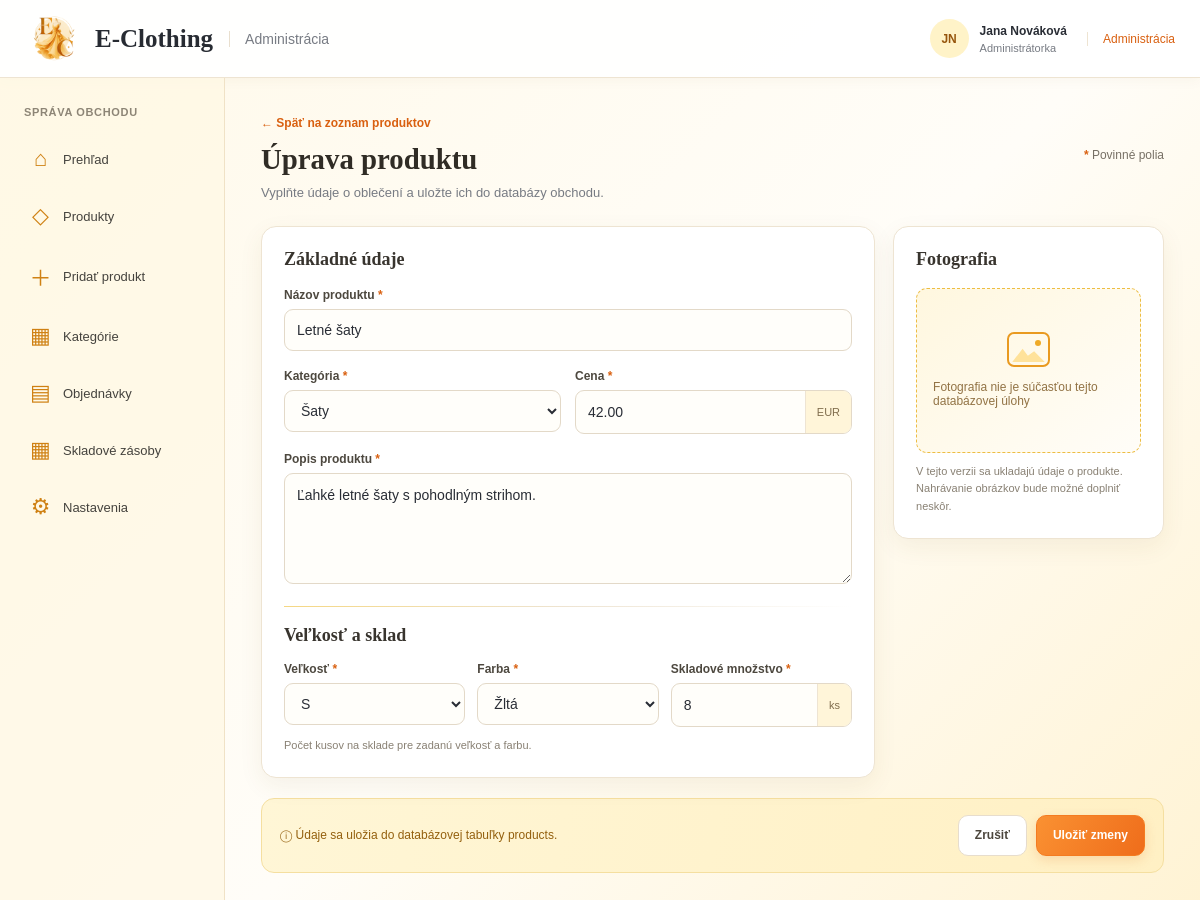
/?c=product&a=edit&id=3, run on the app's committed database.
### tables this page shows
CREATE TABLE IF NOT EXISTS `products`
(
    `id` INT UNSIGNED NOT NULL AUTO_INCREMENT,
    `categoryId` INT UNSIGNED NULL,
    `name` VARCHAR(150) NOT NULL,
    `description` TEXT NOT NULL,
    `price` DECIMAL(10, 2) NOT NULL DEFAULT 0.00,
    `size` VARCHAR(10) NOT NULL,
    `color` VARCHAR(40) NOT NULL,
    `stockQuantity` INT UNSIGNED NOT NULL DEFAULT 0,
    PRIMARY KEY (`id`),
    KEY `idx_products_categoryId` (`categoryId`),
    CONSTRAINT `fk_products_category`
        FOREIGN KEY (`categoryId`) REFERENCES `categories` (`id`)
        ON UPDATE CASCADE ON DELETE SET NULL
);

CREATE TABLE IF NOT EXISTS `categories`
(
    `id` INT UNSIGNED NOT NULL AUTO_INCREMENT,
    `name` VARCHAR(80) NOT NULL,
    `description` TEXT NOT NULL,
    PRIMARY KEY (`id`),
    UNIQUE KEY `uq_categories_name` (`name`)
);

### App/Views/Product/form.view.php (the view, shortened to what the rows shown need)
<?php
$escape = static fn($value): string => htmlspecialchars((string)$value, ENT_QUOTES | ENT_SUBSTITUTE, 'UTF-8');
$isEdit = $product->getId() !== null;
$sizes = ['XS', 'S', 'M', 'L', 'XL', 'XXL'];
$colors = ['Čierna', 'Biela', 'Modrá', 'Červená', 'Sivá', 'Žltá', 'Zelená'];
?>
<div class="crud-page">
    <div class="page-intro">
        <div class="page-title-row">
            <div>
                <h1><?= $isEdit ? 'Úprava produktu' : 'Pridanie produktu' ?></h1>
            </div>
        </div>
    </div>
    <form class="product-form" method="post" action="<?= $link->url('product.save') ?>">
        <div class="form-layout">
            <section class="form-card product-details">
                <h2>Základné údaje</h2>
                <div class="field field-full">
                    <label for="name">Názov produktu <span>*</span></label>
                    <input id="name" name="name" type="text" maxlength="150" value="<?= $escape($product->getName()) ?>" required>
                </div>
                <div class="field-row">
                    <div class="field">
                        <label for="categoryId">Kategória <span>*</span></label>
                        <select id="categoryId" name="categoryId" required>
                            <?php foreach ($categories as $category) : ?>
                                <option value="<?= (int)$category->getId() ?>"<?= $product->getCategoryId() === $category->getId() ? ' selected' : '' ?>><?= $escape($category->getName()) ?></option>
                            <?php endforeach; ?>
                        </select>
                    </div>
                    <div class="field">
                        <div class="input-with-suffix">
                            <input id="price" name="price" type="number" min="0" step="0.01" value="<?= $product->getPrice() !== null ? $escape(number_format($product->getPrice(), 2, '.', '')) : '' ?>" required>
                            <span>EUR</span>
                        </div>
                    </div>
                </div>
                <div class="field field-full">
                    <label for="description">Popis produktu <span>*</span></label>
                    <textarea id="description" name="description" rows="4" maxlength="2000" required><?= $escape($product->getDescription()) ?></textarea>
                </div>
                <section class="stock-section">
                    <h2>Veľkosť a sklad</h2>
                    <div class="stock-grid">
                        <div class="field">
                            <label for="size">Veľkosť <span>*</span></label>
                            <select id="size" name="size" required>
                                <?php foreach ($sizes as $size) : ?>
                                    <option value="<?= $escape($size) ?>"<?= $product->getSize() === $size ? ' selected' : '' ?>><?= $escape($size) ?></option>
                                <?php endforeach; ?>
                            </select>
                        </div>
                        <div class="field">
                            <label for="color">Farba <span>*</span></label>
                            <select id="color" name="color" required>
                                <?php foreach ($colors as $color) : ?>
                                    <option value="<?= $escape($color) ?>"<?= $product->getColor() === $color ? ' selected' : '' ?>><?= $escape($color) ?></option>
                                <?php endforeach; ?>
                            </select>
                        </div>
                        <div class="field">
                            <div class="input-with-suffix">
                                <input id="stockQuantity" name="stockQuantity" type="number" min="0" step="1" value="<?= $product->getStockQuantity() !== null ? (int)$product->getStockQuantity() : '' ?>" required>
                                <span>ks</span>
                            </div>
                        </div>
                    </div>
                </section>
            </section>
            <aside class="form-card photo-card">
                <h2>Fotografia</h2>
            </aside>
        </div>
    </form>
</div>

### data on the page
products: name "Letné šaty", categoryId "Šaty", price "42.00", description "Ľahké letné šaty s pohodlným strihom.", size "S", color "Žltá", stockQuantity "8"
